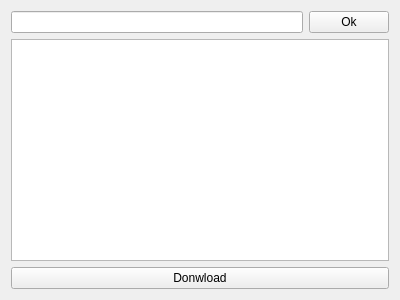
<?xml version="1.0" encoding="UTF-8"?>
<ui version="4.0">
 <class>NodeDownloadingWindow</class>
 <widget class="QWidget" name="NodeDownloadingWindow">
  <property name="geometry">
   <rect>
    <x>0</x>
    <y>0</y>
    <width>400</width>
    <height>300</height>
   </rect>
  </property>
  <property name="windowTitle">
   <string>Form</string>
  </property>
  <layout class="QGridLayout" name="gridLayout">
   <item row="0" column="0">
    <layout class="QVBoxLayout" name="verticalLayout">
     <item>
      <layout class="QHBoxLayout" name="horizontalLayout">
       <item>
        <widget class="QLineEdit" name="nodeIdEdit"/>
       </item>
       <item>
        <widget class="QPushButton" name="okBtn">
         <property name="text">
          <string>Ok</string>
         </property>
        </widget>
       </item>
      </layout>
     </item>
     <item>
      <widget class="QListView" name="listView"/>
     </item>
     <item>
      <widget class="QPushButton" name="downloadBtn">
       <property name="text">
        <string>Donwload</string>
       </property>
      </widget>
     </item>
    </layout>
   </item>
  </layout>
 </widget>
 <resources/>
 <connections/>
</ui>
